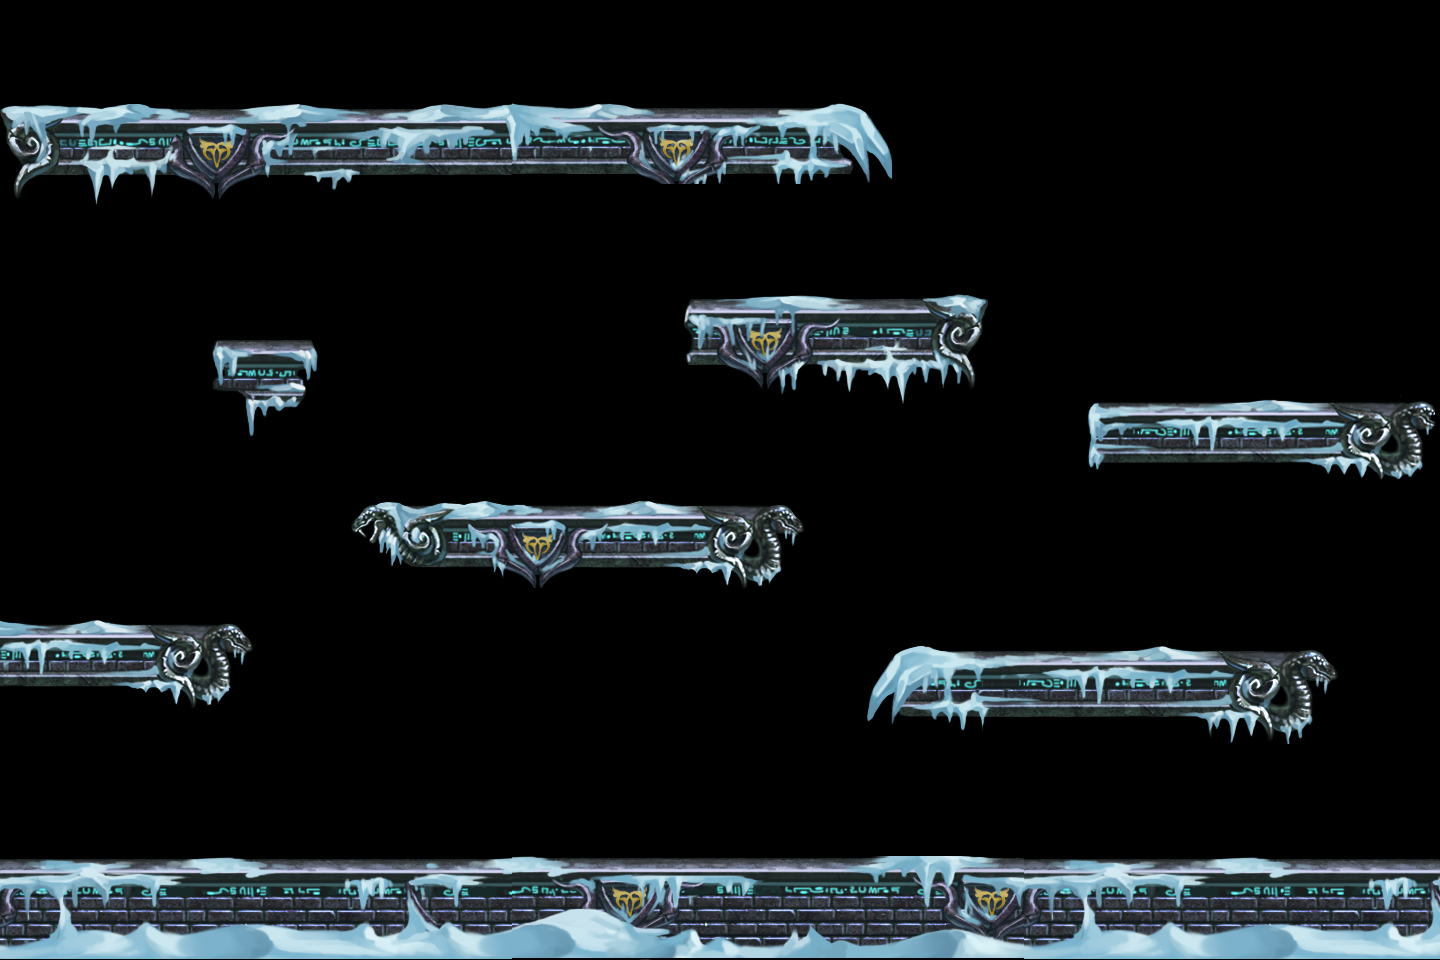

This game map was drawn from its Tiled (.tmx) file and the tilesets committed beside it. A one-line description and the trimmed map source follow:
An orthogonal 360x240 tile map with 4x4 px tiles, 1 tile layer (Background), 3 tilesets and 11 objects (8x Platform, Player).

<map version="1.10" tiledversion="1.11.0" orientation="orthogonal" renderorder="right-down" width="360" height="240" tilewidth="4" tileheight="4" infinite="0" nextlayerid="5" nextobjectid="40">
 <tileset firstgid="1" source="AltarOfHarmony_2.tsx" />
 <tileset firstgid="16385" source="AltarOfHarmony_3.tsx" />
 <tileset firstgid="32769" source="AltarOfHarmony_4.tsx" />
 <layer id="1" name="Background" width="360" height="240">
  <properties>
   <property name="BackGroundImage" value="gray" />
  </properties>
  <data>[86400 cells, 26487 non-empty, 23683 distinct tile ids]</data>
 </layer>
 <objectgroup id="4" name="Collisions" class="Platform">
  <object id="11" name="Platform" type="Platform" x="212" y="342" width="104" height="16" />
  <object id="19" name="Platform" type="Platform" x="0" y="625" width="252" height="16" />
  <object id="20" name="Platform" type="Platform" x="352" y="506" width="452" height="14" />
  <object id="24" name="Platform" type="Platform" x="684" y="296" width="304" height="12" />
  <object id="25" name="Platform" type="Platform" x="1088" y="403" width="348" height="16" />
  <object id="28" name="Platform" type="Platform" x="0" y="859" width="1440" height="104" />
  <object id="32" name="Platform" type="Platform" x="0" y="108" width="840" height="12" />
  <object id="33" name="Platform" type="Platform" x="896" y="653" width="436" height="16" />
  <object id="34" x="0" y="0" height="860" />
  <object id="35" x="1440" y="0" height="856" />
 </objectgroup>
 <objectgroup id="2" name="Spawnpoints" class="Player">
  <object id="1" name="Player" type="Player" x="628" y="664" width="24" height="24" />
 </objectgroup>
</map>
